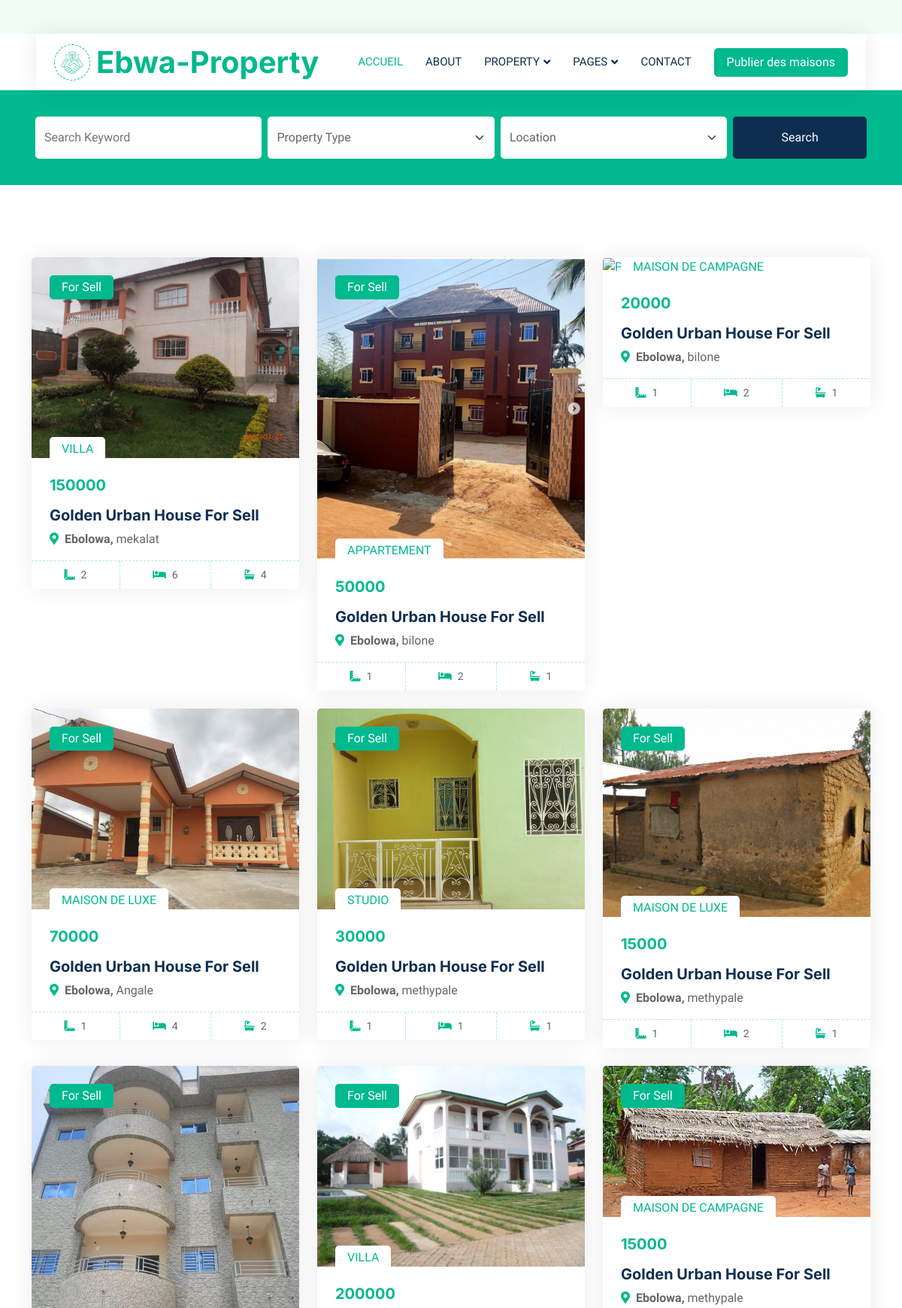
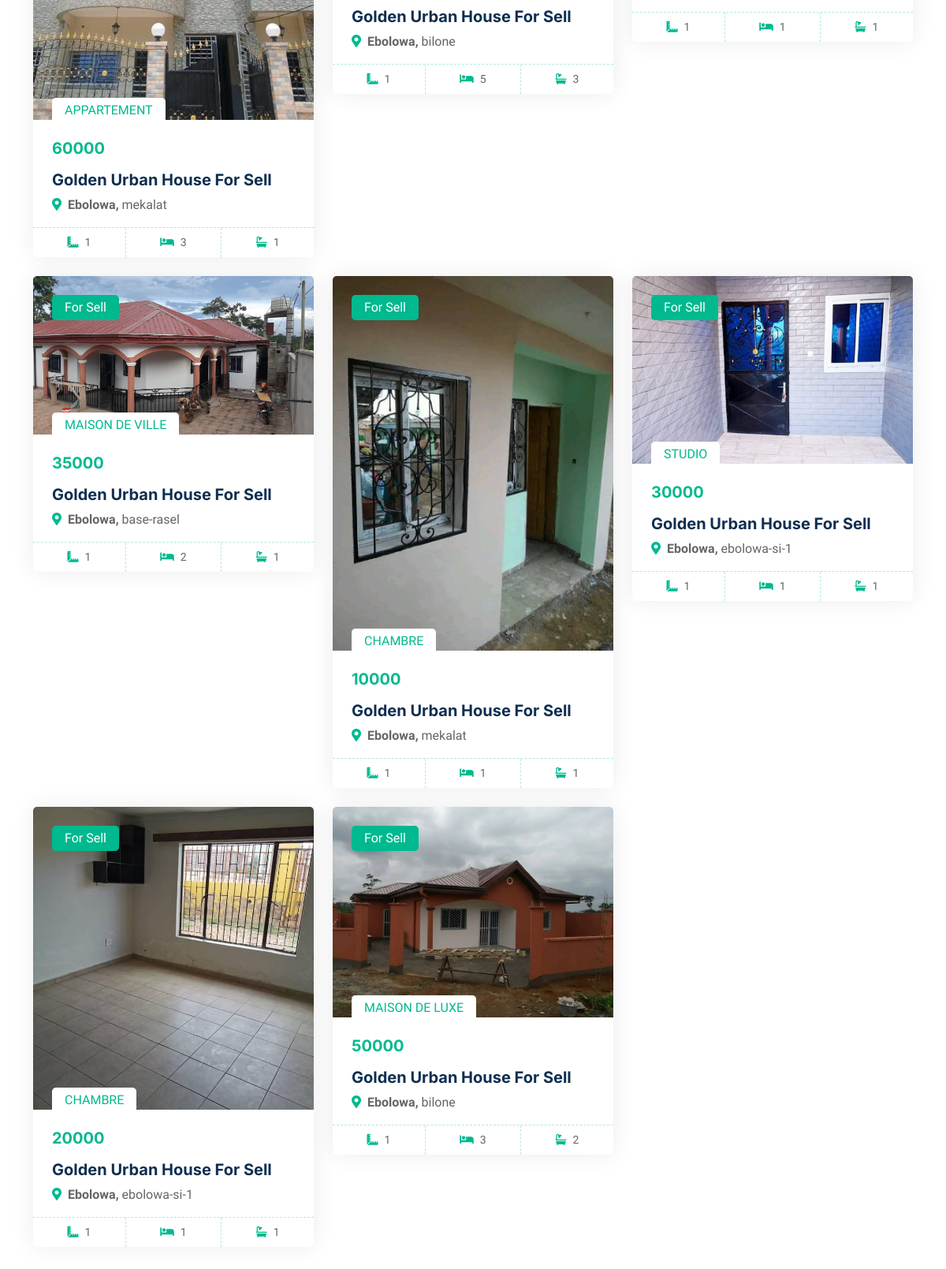
/maison/search/, run on the app's committed database (2 pictures, top to bottom).
### home/models.py (models this page shows, shortened)
class Maison(models.Model):
    TYPE_MAISON_CHOICES = [
        ('VILLA', 'Villa'),
        ('APPARTEMENT', 'Appartement'),
        ('MAISON SIMPLE', 'Maison simple'),
        ('MAISON DE LUXE', 'Maison de luxe'),
        ('MAISON DE CAMPAGNE', 'Maison de campagne'),
        ('STUDIO', 'Studio'),
        ('CHAMBRE MODERNE','Chambre moderne'),
        ('CHAMBRE','Chambre'),
    ]
    STATUS_CHOICES = [
        ('libre', 'Libre'),
        ('occupee', 'Occupée'),
    ]
    type_maison = models.CharField(max_length=100, choices=TYPE_MAISON_CHOICES)
    prix = models.DecimalField(max_digits=10, decimal_places=0)
    localisation = models.CharField(max_length=255)
    nombre_de_chambre = models.IntegerField(blank=True, null=True)
    nombre_de_douche = models.IntegerField(blank=True, null=True)
    nombre_de_cuisine = models.IntegerField(blank=True, null=True)
    photo = models.ImageField(upload_to='media/', null=True, blank=False,)
    photo_douche = models.ImageField(upload_to='media/douches/', null=True, blank=True)
    photo_chambre = models.ImageField(upload_to='media/chambres/', null=True, blank=True)
    photo_cuisine = models.ImageField(upload_to='media/cuisines/', null=True, blank=True)
    photo_salon = models.ImageField(upload_to='media/salons/', null=True, blank=True)
    proprietaire = models.ForeignKey(Proprietaire, on_delete=models.CASCADE, null=True, blank=True)
    is_published = models.BooleanField(default=False)
    status = models.CharField(max_length=10, choices=STATUS_CHOICES, default='libre')
    preciser_la_localisation_de_votre_maison = models.CharField(max_length=255,null= True, blank=True)
    is_deleted = models.BooleanField(default=False)
    is_active = models.BooleanField(default=True)
    class Meta:
        permissions = [
            ("can_create_maison", "Peut créer des maisons"),
            ("can_modify_maison", "Peut modifier des maisons"),
            ("can_publish_maison", "Peut publier des maisons"),
        ]

### home/views.py (the view)
# urls.py: path('maison/search/', views.maison_search, name='maison_search'),
def maison_search(request):
    query = request.GET.get('q')
    type_propriete = request.GET.get('type')
    location = request.GET.get('location')
    maisons = Maison.objects.filter(is_deleted=False, proprietaire__is_deleted=False)
    if query:
        maisons = maisons.filter(description__icontains=query)
    if type_propriete:
        maisons = maisons.filter(type_maison=type_propriete)
    if location:
        maisons = maisons.filter(localisation__icontains=location)
    return render(request, 'maison_search.html', {'maisons': maisons})

### home/templates/maison_search.html (shortened to what this page needs)
{% load static %}
<!DOCTYPE html>
<html lang="en">
<head>
    <link href="https://cdnjs.cloudflare.com/ajax/libs/font-awesome/5.10.0/css/all.min.css" rel="stylesheet">
    <link href="https://cdn.jsdelivr.net/npm/bootstrap-icons@1.4.1/font/bootstrap-icons.css" rel="stylesheet">
    <link href="{% static 'lib/animate/animate.min.css' %}" rel="stylesheet">
    <link href="{% static 'lib/owlcarousel/assets/owl.carousel.min.css' %}" rel="stylesheet">
    <link href="{% static 'css/bootstrap.min.css' %}" rel="stylesheet">
    <link href="{% static 'css/style.css' %}" rel="stylesheet">
</head>
<body>
    <div class="container-xxl bg-white p-0">
        <div class="container-fluid nav-bar bg-transparent">
            <nav class="navbar navbar-expand-lg bg-white navbar-light py-0 px-4">
                <a href="" class="navbar-brand d-flex align-items-center text-center">
                    <div class="icon p-2 me-2">
                        <img class="img-fluid" src="{% static 'img/icon-deal.png' %}" alt="Icon" style="width: 30px; height: 30px;">
                    </div>
                    <h1 class="m-0 text-primary">Ebwa-Property</h1>
                </a>
                <div class="collapse navbar-collapse" id="navbarCollapse">
                    <div class="navbar-nav ms-auto">
                        <a href="" class="nav-item nav-link active">Accueil</a>
                        <a href="{% url 'about' %}" class="nav-item nav-link">About</a>
                        <div class="nav-item dropdown">
                            <a href="#" class="nav-link dropdown-toggle" data-bs-toggle="dropdown">Property</a>
                        </div>
                        <div class="nav-item dropdown">
                            <a href="#" class="nav-link dropdown-toggle" data-bs-toggle="dropdown">Pages</a>
                        </div>
                        <a href="{% url 'contact' %}" class="nav-item nav-link">Contact</a>
                    </div>
                    <a href="{% url 'recuperation' %}" class="btn btn-primary px-3 d-none d-lg-flex">Publier des maisons</a>
                </div>
            </nav>
        </div>
        <div class="container-fluid bg-primary mb-5 wow fadeIn" data-wow-delay="0.1s" style="padding: 35px;">
            <div class="container">
                <form action="{% url 'maison_search' %}" method="GET">
                    <div class="row g-2">
                        <div class="col-md-10">
                            <div class="row g-2">
                                <div class="col-md-4">
                                    <input type="text" class="form-control border-0 py-3" name="q" placeholder="Search Keyword">
                                </div>
                                <div class="col-md-4">
                                    <select class="form-select border-0 py-3" name="type">
                                        <option value="">Property Type</option>
                                    </select>
                                </div>
                                <div class="col-md-4">
                                    <select class="form-select border-0 py-3" name="location">
                                        <option value="">Location</option>
                                    </select>
                                </div>
                            </div>
                        </div>
                        <div class="col-md-2">
                            <button class="btn btn-dark border-0 w-100 py-3" type="submit">Search</button>
                        </div>
                    </div>
                </form>
            </div>
        </div>
        <div class="container-xxl py-5">
            <div class="container">
                <div class="row g-4">
                    {% for maison in maisons %}
                    <div class="col-lg-4 col-md-6">
                        <div class="property-item rounded overflow-hidden">
                            <div class="position-relative overflow-hidden">
                                <a href=""><img class="img-fluid" src="{{ maison.photo.url }}" alt="Photo de la maison"></a>
                                <div class="bg-primary rounded text-white position-absolute start-0 top-0 m-4 py-1 px-3">For Sell</div>
                                <div class="bg-white rounded-top text-primary position-absolute start-0 bottom-0 mx-4 pt-1 px-3">{{ maison.type_maison }}</div>
                            </div>
                            <div class="p-4 pb-0">
                                <h5 class="text-primary mb-3">{{ maison.prix }}</h5>
                                <a class="d-block h5 mb-2" href="">Golden Urban House For Sell</a>
                                <p><i class="fa fa-map-marker-alt text-primary me-2"></i><strong>Ebolowa,</strong> {{ maison.localisation }}</p>
                            </div>
                            <div class="d-flex border-top">
                                <small class="flex-fill text-center border-end py-2"><i class="fa fa-ruler-combined text-primary me-2"></i>{{ maison.nombre_de_cuisine }}</small>
                                <small class="flex-fill text-center border-end py-2"><i class="fa fa-bed text-primary me-2"></i>{{ maison.nombre_de_chambre }}</small>
                                <small class="flex-fill text-center py-2"><i class="fa fa-bath text-primary me-2"></i>{{ maison.nombre_de_douche }}</small>
                            </div>
                        </div>
                    </div>
                    {% endfor %}
                </div>
            </div>
        </div>

### home/static/css/style.css (style rules this page uses)
:root { --primary: #00B98E; --secondary: #FF6922; --light: #EFFDF5; --dark: #0E2E50; }
.btn { transition: .5s; }
.btn.btn-primary, .btn.btn-secondary { color: #FFFFFF; }
.nav-bar { position: relative; margin-top: 45px; padding: 0 3rem; transition: .5s; z-index: 9999; }
.navbar { box-shadow: 0 0 30px rgba(0, 0, 0, .08); }
.navbar .dropdown-toggle::after { border: none; content: "\f107"; font-family: "Font Awesome 5 Free"; font-weight: 900; vertical-align: middle; margin-left: 5px; transition: .5s; }
.navbar-light .navbar-nav .nav-link { margin-right: 30px; padding: 25px 0; color: #FFFFFF; font-size: 15px; text-transform: uppercase; outline: none; }
.navbar-light .navbar-nav .nav-link:hover, .navbar-light .navbar-nav .nav-link.active { color: var(--primary); }
.navbar-light .navbar-brand { height: 75px; }
.navbar-light .navbar-nav .nav-link { color: var(--dark); font-weight: 500; }
.icon { padding: 15px; display: inline-flex; align-items: center; justify-content: center; background: #FFFFFF !important; border-radius: 50px; border: 1px dashed var(--primary) !important; }
.property-item { box-shadow: 0 0 30px rgba(0, 0, 0, .08); }
.property-item img { transition: .5s; }
.property-item .border-top { border-top: 1px dashed rgba(0, 185, 142, .3) !important; }
.property-item .border-end { border-right: 1px dashed rgba(0, 185, 142, .3) !important; }

### data on the page
Maison: photo (picture), type_maison "VILLA", prix "150000", localisation "mekalat", nombre_de_cuisine "2", nombre_de_chambre "6", nombre_de_douche "4"
Maison: photo (picture), type_maison "APPARTEMENT", prix "50000", localisation "bilone", nombre_de_cuisine "1", nombre_de_chambre "2", nombre_de_douche "1"
Maison: type_maison "MAISON DE CAMPAGNE", prix "20000", localisation "bilone", nombre_de_cuisine "1", nombre_de_chambre "2", nombre_de_douche "1"
Maison: photo (picture), type_maison "MAISON DE LUXE", prix "70000", localisation "Angale", nombre_de_cuisine "1", nombre_de_chambre "4", nombre_de_douche "2"
Maison: photo (picture), type_maison "STUDIO", prix "30000", localisation "methypale", nombre_de_cuisine "1", nombre_de_chambre "1", nombre_de_douche "1"
Maison: photo (picture), type_maison "MAISON DE LUXE", prix "15000", localisation "methypale", nombre_de_cuisine "1", nombre_de_chambre "2", nombre_de_douche "1"
Maison: photo (picture), type_maison "APPARTEMENT", prix "60000", localisation "mekalat", nombre_de_cuisine "1", nombre_de_chambre "3", nombre_de_douche "1"
Maison: photo (picture), type_maison "VILLA", prix "200000", localisation "bilone", nombre_de_cuisine "1", nombre_de_chambre "5", nombre_de_douche "3"
Maison: photo (picture), type_maison "MAISON DE CAMPAGNE", prix "15000", localisation "methypale", nombre_de_cuisine "1", nombre_de_chambre "1", nombre_de_douche "1"
Maison: photo (picture), type_maison "MAISON DE VILLE", prix "35000", localisation "base-rasel", nombre_de_cuisine "1", nombre_de_chambre "2", nombre_de_douche "1"
Maison: photo (picture), type_maison "CHAMBRE", prix "10000", localisation "mekalat", nombre_de_cuisine "1", nombre_de_chambre "1", nombre_de_douche "1"
Maison: photo (picture), type_maison "STUDIO", prix "30000", localisation "ebolowa-si-1", nombre_de_cuisine "1", nombre_de_chambre "1", nombre_de_douche "1"
Maison: photo (picture), type_maison "CHAMBRE", prix "20000", localisation "ebolowa-si-1", nombre_de_cuisine "1", nombre_de_chambre "1", nombre_de_douche "1"
Maison: photo (picture), type_maison "MAISON DE LUXE", prix "50000", localisation "bilone", nombre_de_cuisine "1", nombre_de_chambre "3", nombre_de_douche "2"
